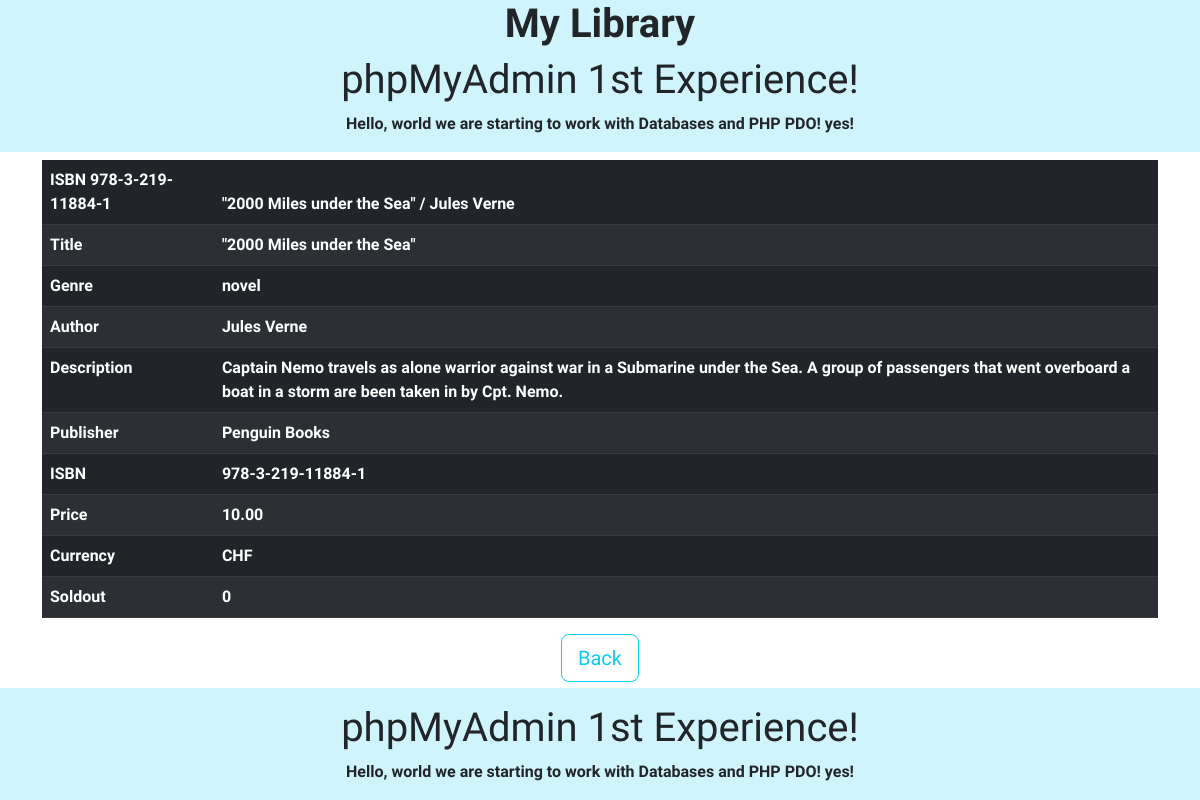
The page /bookview.php?id=1 on the database its author committed.
### tables this page shows
CREATE TABLE `books` (
  `id` int NOT NULL,
  `title` text NOT NULL,
  `genre` enum('science-fiction','fantasy','poetry','comedy','comix','novel') NOT NULL,
  `author` varchar(50) NOT NULL,
  `description` varchar(1024) NOT NULL,
  `publisher` varchar(64) NOT NULL,
  `ISBN` varchar(32) NOT NULL,
  `price` decimal(10,2) NOT NULL,
  `currency` enum('CHF','USD') NOT NULL,
  `out_of_print` tinyint(1) NOT NULL,
  `modification_date` date DEFAULT NULL,
  `modification_time` time DEFAULT NULL
);

### includes/db.php (called while the page is built, shortened)
<?php
function translateColumnName($columnName) {
  return NAME_MAP[$columnName];
}
?>

### bookview.php (the view, shortened to what this page needs)
<?php
require "./includes/include_head.php";
require "./includes/header.php";
?>
<body>
<main>
<?php
require 'includes/db.php';
if(isset($_GET['id'])) {
  $id = $_GET['id'];
}
else {
  exit("ATTENTION: Identifier ID in URL missing!");
}
$query = $dbConnection->query("SELECT `title`, `genre`, `author`, `description`, `publisher`, `ISBN`, `price`, `currency`, `out_of_print` FROM `books` WHERE `id` = $id");
$row = $query->fetch(PDO::FETCH_ASSOC);
?>
<div class="container">
    <div class="col-sm ">
    <table class="table table-dark table-striped">
      <thead>
        <tr class="table-dark">
          <th scope="col">ISBN <?php echo $row['ISBN'];?></th>
          <th scope="col"><?php echo $row['title'];?> / <?php echo $row['author'];?></th>
        </tr>
      </thead>
      <tbody>
        <?php
            foreach ($row as $columnName => $value) {
             $translatedColumnName = translateColumnName($columnName);
            echo "<tr>
                    <td>$translatedColumnName</td>
                    <td>$value</td>
                  </tr>";
            }
        ?>
      </tbody>
    </table>
    </div>
    <div class="col-sm text-center">
    <a class="btn btn-outline-info btn-lg " href="./index.php" role="button">Back</a>
    </div>
  </div>
<?php
require "./includes/footer.php";
?>
</main>
  </body>
</html>

### includes/include_head.php (shortened to what this page needs)
<!doctype html>
<html lang="en">
  <head>
    <link rel="stylesheet" href="css/style.css"/>
    <link href="https://cdn.jsdelivr.net/npm/bootstrap@5.2.3/dist/css/bootstrap.min.css" rel="stylesheet">
</head>

### includes/header.php
<div class="header">
<div class='text-center mb-3' role='alert'>
<p class="h1"><strong>My Library</strong></p>
    <h1>phpMyAdmin 1st Experience!</h1>Hello, world we are starting to work with Databases and PHP PDO! yes!</div>
</div>

### includes/footer.php
<div class="footer">
  <div class='text-center mt-3'>
    <h1>phpMyAdmin 1st Experience!</h1><p>Hello, world we are starting to work with Databases and PHP PDO! yes!</p>
  </div>
</div>

### css/style.css (style rules this page uses)
.header { position: fixed; left: 0; top: 0; width: 100%; background-color:#cff4fc; }
.footer { position: fixed; left: 0; bottom: 0; width: 100%; background-color:#cff4fc; margin-top: 300px; }

### includes/include_head.php (style rules this page uses)
body { font-weight:bold; font-family: 'Oxygen', sans-serif; margin-top: 160px; margin-bottom: 120px; }

### rows shown on the page
books: ISBN "978-3-219-11884-1", title "\"2000 Miles under the Sea\"", author "Jules Verne", genre "novel", description "Captain Nemo travels as alone warrior against war in a Submarine under the Sea. A group of passengers that went overboard a boat in a storm are been taken in by Cpt. Nemo.", publisher "Penguin Books", price "10.00", currency "CHF", out_of_print "0"

### other values the page prints
$translatedColumnName "Title"
$translatedColumnName "Genre"
$translatedColumnName "Author"
$translatedColumnName "Description"
$translatedColumnName "Publisher"
$translatedColumnName "ISBN"
$translatedColumnName "Price"
$translatedColumnName "Currency"
$translatedColumnName "Soldout"
